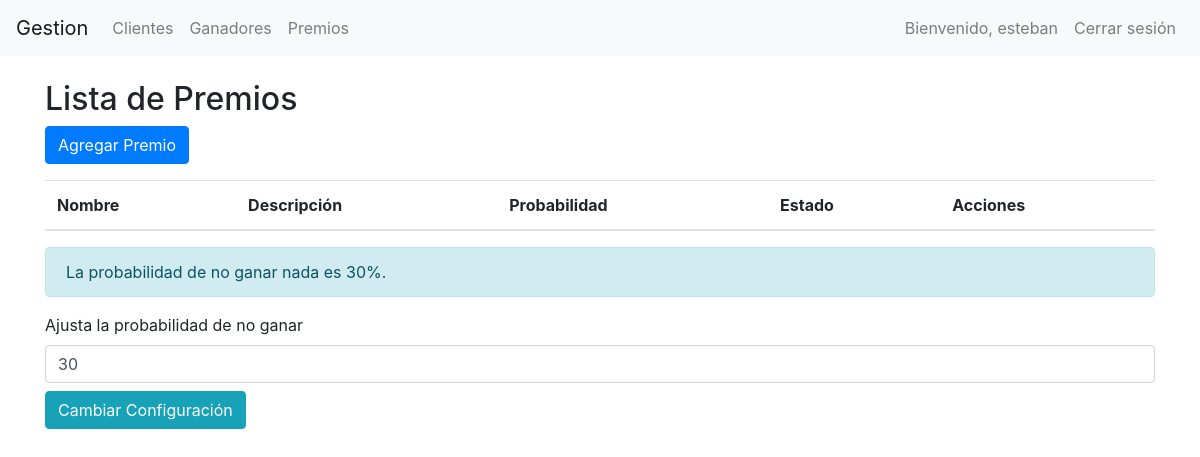
Before: /ruleta/actualizar-probabilidad/ (signed in) with the older database file.
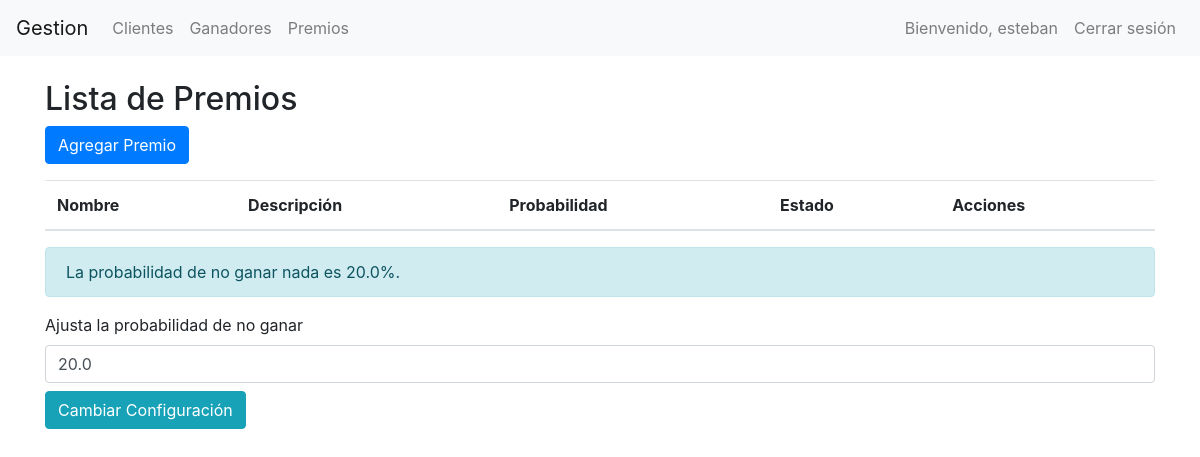
After: the same page with the newer database file.
### ruleta/models.py (models this page shows, shortened)
class Configuracion(models.Model):
    probabilidad_no_ganar = models.FloatField(default=30)  # Valor por defecto del 30%

### ruleta/views.py (the view, shortened to what this page needs)
# urls.py: path('actualizar-probabilidad/', views.actualizar_probabilidad, name='actualizar_probabilidad'),
@login_required
@user_passes_test(lambda u: u.is_staff or u.is_superuser)
def actualizar_probabilidad(request):
    probabilidad_actual = Configuracion.objects.first().probabilidad_no_ganar if Configuracion.objects.exists() else 30
    return render(request, 'ruleta/premio_list.html', {'probabilidad_actual': probabilidad_actual})

### ruleta/templates/ruleta/premio_list.html (shortened to what this page needs)
{% extends "base.html" %}
{% block content %}
  <h2>Lista de Premios</h2>
  <a href="{% url 'premio_create' %}" class="btn btn-primary mb-3">Agregar Premio</a>
  <table class="table table-striped">
    <thead>
      <tr>
        <th>Nombre</th>
        <th>Descripción</th>
        <th>Probabilidad</th>
        <th>Estado</th>
        <th>Acciones</th>
      </tr>
    </thead>
  </table>
  <div class="alert alert-info" role="alert">
    La probabilidad de no ganar nada es {{ probabilidad_actual }}%.
  </div>
  <form method="post" action="{% url 'actualizar_probabilidad' %}" class="mb-3">
    <label for="probabilidad_no_ganar">Ajusta la probabilidad de no ganar</label>
    <input type="number" class="form-control mb-2" id="probabilidad_no_ganar" name="probabilidad_no_ganar" step="0.01" value="{{ probabilidad_actual }}">
    <button type="submit" class="btn btn-info">Cambiar Configuración</button>
  </form>
{% endblock %}

Changed rows visible on the page:
added Configuracion: probabilidad_no_ganar "20.0"
Other visible differences:
{{ probabilidad_actual }}: "30" → (not shown)
form field probabilidad_no_ganar: "30" → (not shown)
